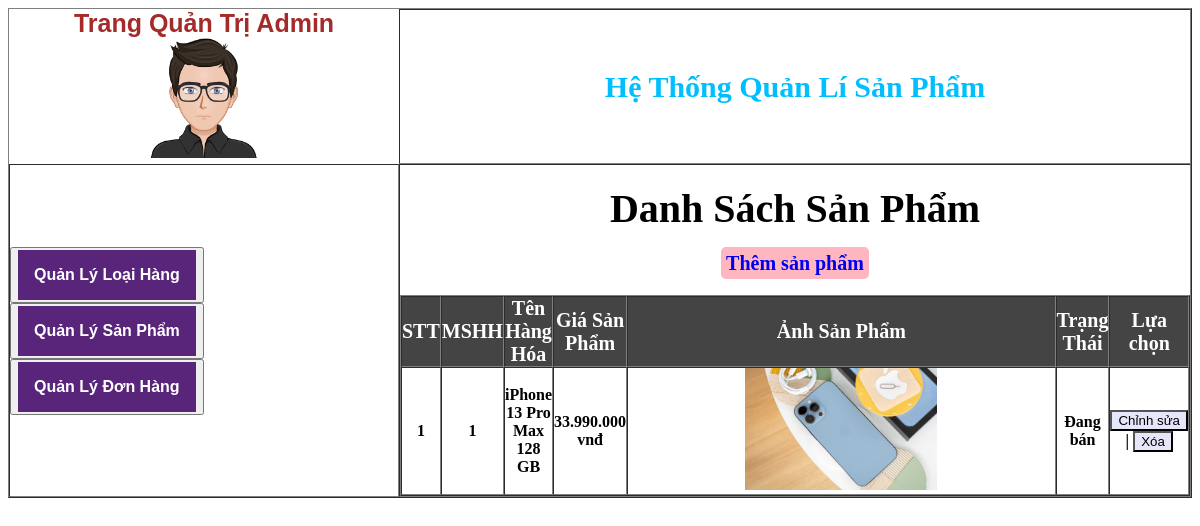
The app's page /QUAN_LY/indext_AD.php?option=qlsanpham with its own data.
### tables this page shows
CREATE TABLE `hanghoa` (
  `MSHH` int(2) NOT NULL,
  `MaLoaiHangid` int(11) NOT NULL,
  `TenHH` varchar(30) NOT NULL,
  `QuyCach` varchar(9000) NOT NULL,
  `Gia` int(8) NOT NULL,
  `SoLuongHang` int(2) NOT NULL,
  `MaLoaiHang` varchar(6) NOT NULL,
  `image` varchar(1000) NOT NULL,
  `status` tinyint(1) NOT NULL DEFAULT 1
);

### QUAN_LY/sanpham.php (the view, shortened to what this page needs)
<?php
	$query="select*from hanghoa";
	$result=$connect->query($query);
?>
<h1><strong>Danh Sách Sản Phẩm</strong></h1>
<section style="text-align:center;margin-bottom:20px;">
	<a href="?option=addqlsanpham" style="background-color:lightpink; font-weight:bold; font-size:20px; text-decoration:none; padding: 5px; border-radius: 5px;">
		Thêm sản phẩm</a></section>
<section class="sanpham">
<table width="100%" border="1" cellpadding="0" cellspacing="0">
	<thead>
	<tr class="bieutuong">
		<td>STT</td>
		<td>MSHH</td>
		<td>Tên Hàng Hóa</td>
		<td>Giá Sản Phẩm</td>
		<td width="600px">Ảnh Sản Phẩm</td>
		<td>Trạng Thái</td>
		<td>Lựa chọn</td>
	</tr>
	</thead>
	<?php $count=1;?>
	<?php foreach($result as $item):?>
	<tr>
		<td><?=$count++?></td>
		<td><?=$item['MSHH']?></td>
		<td><?=$item['TenHH']?></td>
		<td><?=number_format($item['Gia'],0,',','.')?> vnđ</td>
		<td ><img src="../KHACH_HANG/Image/<?=$item['image']?>" width="45%"></td>
		<td><?=$item['status']==1?'Đang bán':'Không còn hàng'?></td>
		<td><a href="?option=suasp&MSHH=<?=$item['MSHH']?>"><input type="button" value="Chỉnh sửa"></a><strong> |
		</strong><a onclick="return confirm('Bạn có muốn xóa sản phẩm?');" href="?option=deletesp&MSHH=<?=$item['MSHH']?>"><input type="button" value="Xóa"></a></td>
	</tr>
	<?php endforeach;?>
	</table>
	</section>

### QUAN_LY/indext_AD.php (shortened to what this page needs)
<!DOCTYPE html>
<html>
<head>
</head>
<body>
<?php
	if(empty($_SESSION['admin'])){
	include"../QUAN_LY/quantri.php";
	}
?>
</body>
</html>

### QUAN_LY/quantri.php (shortened to what this page needs)
<table class="bang" border="1" cellpadding="0" cellspacing="0">
	<tr>
		<td class="quantri"><b>Trang Quản Trị Admin</b></br><IMG class="image" SRC="../KHACH_HANG/Image/admin.jpg"></td>
		<td align="center" class="admin"><strong>Hệ Thống Quản Lí Sản Phẩm</strong></td>
	</tr>
	<tr>
		<td class="pas">
			<button><section class="loaihang"><a href="?option=loaihang"><input class="dropbtn" type="button" value="Quản Lý Loại Hàng"></section></button>
			<button><section class="qlsanpham"><a href="?option=qlsanpham"><input class="dropbtn" type="button" value="Quản Lý Sản Phẩm"></section></button>
			<div class="dropdown">
				<button><section class="chitietdonhang"><a><input class="dropbtn" type="button" value="Quản Lý Đơn Hàng"></section></a></button>
			</div>
		</td>
	<td>
	<?php
	if(isset($_GET['option'])){
		switch($_GET['option']){
			case'qlsanpham':
			include"sanpham.php";
			break;
		}
	}?>
	</td>

### QUAN_LY/quantri.php (style rules this page uses)
.dropbtn { background-color: #58257b; color: white; font-weight: bold; padding: 16px; font-size: 16px; border: none; }
.dropdown { position: relative; display: inline-block; }
.quantri { color:brown; font-size:25px; width:390px; text-align: center; border:1px; font-family:Arial; }
.admin { font-size:30px; color:deepskyblue; }
.image { height:120px; }
.bang { width:100%; height:400px; }
.pas { font-size:20px; }

### QUAN_LY/sanpham.php (style rules this page uses)
h1 { text-align:center; font-family:Time New Roman; font-size:40px; margin-top:20px; margin-bottom:20px; }
input { background:#E6E6FA; }
.bieutuong { text-align:center; font-size:20px; background:#444444; color:white; }
.sanpham { text-align:center; color:black; font-weight:bold; }
td { margin-left:15px; margin-right:15px }

### records on screen
hanghoa: MSHH "1", TenHH "iPhone 13 Pro Max 128 GB", Gia "33.990.000", image (picture), status "Đang bán"
